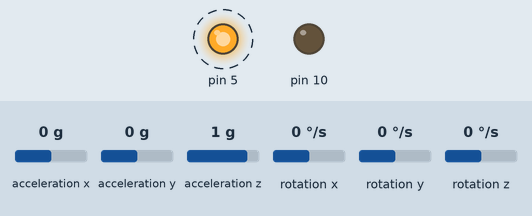
Simulated run of this sketch. Board: Arduino Uno, built with avr-gcc and run on an emulated ATmega328P. On the bench: output pins drawn as LEDs (lit = HIGH). Wiring (inferred from the names in the program): MPU-6050 motion sensor at I2C address 0x68. Dashed ring = blinking. The test bench sets the inputs (shaded band); at power-on: acceleration x 0 g, acceleration y 0 g, acceleration z 1 g, rotation x 0 °/s, rotation y 0 °/s, rotation z 0 °/s. Storage starts empty; random numbers use the default seed unless the sketch sets one; what the sketch prints to the serial monitor is not drawn.

Above: at 0.09 s.
Timing chart, 0 to 3.0 s (numbered marks = the images above):
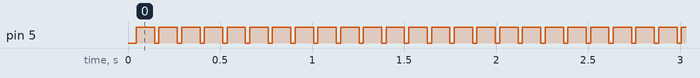

The sketch:

messing_around_miniproj2.ino
```cpp
#include <SD.h>
#include<Wire.h>
const int MPU_addr = 0x68; // I2C address of the MPU-6050
int16_t AcX, AcY, AcZ, Tmp, GyX, GyY, GyZ;


void setup()

{

  Serial.begin(9600);

  pinMode(10, OUTPUT); //10 is the critical pin for SD card shield

  SD.begin(10);

  pinMode(5, OUTPUT);
  Wire.begin();
  Wire.beginTransmission(MPU_addr);
  Wire.write(0x6B);  // PWR_MGMT_1 register
  Wire.write(0);     // set to zero (wakes up the MPU-6050)
  Wire.endTransmission(true);

  File out;
  out = SD.open("example.txt", FILE_WRITE);
  out.println("time,AcX,AcY"); //print header of text file for reference
  out.close();

}


void loop()

{

  File out;

  int n;

  unsigned long t;


  t = millis();

  n = random(1, 100);

  Serial.println(t);

  //Serial.print(",");

  //Serial.println(n);

  //file names must use 8.3 convention (8 character name, 3 character extension)

  out = SD.open("example.txt", FILE_WRITE);

  if (out)

  {

    Wire.beginTransmission(MPU_addr);
    Wire.write(0x3B);  // starting with register 0x3B (ACCEL_XOUT_H)
    Wire.endTransmission(false);
    Wire.requestFrom(MPU_addr, 14, true); // request a total of 14 registers
    AcX = Wire.read() << 8 | Wire.read(); // 0x3B (ACCEL_XOUT_H) & 0x3C (ACCEL_XOUT_L)
    AcY = Wire.read() << 8 | Wire.read(); // 0x3D (ACCEL_YOUT_H) & 0x3E (ACCEL_YOUT_L)
    AcZ = Wire.read() << 8 | Wire.read(); // 0x3F (ACCEL_ZOUT_H) & 0x40 (ACCEL_ZOUT_L)
    Tmp = Wire.read() << 8 | Wire.read(); // 0x41 (TEMP_OUT_H) & 0x42 (TEMP_OUT_L)
    GyX = Wire.read() << 8 | Wire.read(); // 0x43 (GYRO_XOUT_H) & 0x44 (GYRO_XOUT_L)
    GyY = Wire.read() << 8 | Wire.read(); // 0x45 (GYRO_YOUT_H) & 0x46 (GYRO_YOUT_L)
    GyZ = Wire.read() << 8 | Wire.read(); // 0x47 (GYRO_ZOUT_H) & 0x48 (GYRO_ZOUT_L)
    Serial.print("AcX = "); Serial.print(AcX);
    Serial.print(" | AcY = "); Serial.println(AcY);

    out.print(t);

    out.print(",");

    //out.println(n);
    out.print(AcX);
    out.print(",");
    out.println(AcY);

    out.close();

    digitalWrite(5, HIGH);

    delay(100);

    digitalWrite(5, LOW);

    //delay(10);

  }

  delay(10);

}
```

Measured:
- by itself, pin 5: alternates HIGH for 0.10 s and LOW for 0.02 s
